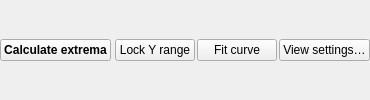
<?xml version="1.0" encoding="UTF-8"?>
<ui version="4.0">
 <class>CurveActions</class>
 <widget class="QWidget" name="CurveActions">
  <layout class="QHBoxLayout" name="actions_layout">
   <property name="leftMargin">
    <number>0</number>
   </property>
   <property name="topMargin">
    <number>0</number>
   </property>
   <property name="rightMargin">
    <number>0</number>
   </property>
   <property name="bottomMargin">
    <number>0</number>
   </property>
   <property name="spacing">
    <number>2</number>
   </property>
   <item>
    <widget class="QPushButton" name="extrema_button">
     <property name="font">
      <font>
       <bold>true</bold>
      </font>
     </property>
     <property name="text">
      <string>Calculate extrema</string>
     </property>
    </widget>
   </item>
   <item>
    <widget class="VerticalSeparator" name="verticalseparator_inline" />
   </item>
   <item>
    <widget class="QPushButton" name="y_lock_button">
     <property name="text">
      <string>Lock Y range</string>
     </property>
    </widget>
   </item>
   <item>
    <widget class="QPushButton" name="fit">
     <property name="text">
      <string>Fit curve</string>
     </property>
     <property name="sizePolicy">
      <sizepolicy hsizetype="Fixed" vsizetype="Fixed">
       <horstretch>0</horstretch>
       <verstretch>0</verstretch>
      </sizepolicy>
     </property>
    </widget>
   </item>
   <item>
    <widget class="QPushButton" name="settings_button">
     <property name="text">
      <string>View settings…</string>
     </property>
     <property name="sizePolicy">
      <sizepolicy hsizetype="Fixed" vsizetype="Fixed">
       <horstretch>0</horstretch>
       <verstretch>0</verstretch>
      </sizepolicy>
     </property>
     <property name="toolTip">
      <string>Signal / derivative style, colors and value markers.</string>
     </property>
    </widget>
   </item>
  </layout>
 </widget>
 <customwidgets>
  <customwidget>
   <class>VerticalSeparator</class>
   <extends>QFrame</extends>
   <header>.qt_widgets</header>
  </customwidget>
 </customwidgets>
 <resources />
 <connections />
</ui>
